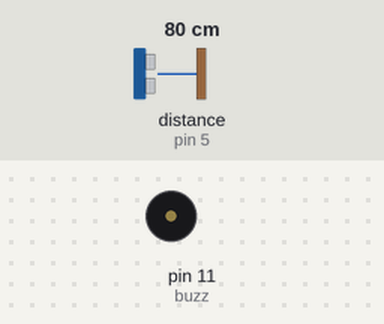
Recording of a sketch running on a simulated Arduino Uno, built with avr-gcc and run on an emulated ATmega328P. Shown: buzzer (waves = sounding). Wiring (inferred from the names in the program): ultrasonic range finder: trigger pin 6; echo pin 5. The test bench sets the inputs (shaded band); at power-on: distance to the obstacle (sensor on pin 5) 80 cm. The echo pulse lasts 58.3 µs per cm.

Above: at 1.2 s.
1.3 s: distance to the obstacle (sensor on pin 5) set to 19 cm
2.8 s: distance to the obstacle (sensor on pin 5) set to 14 cm
At 3.4 s:
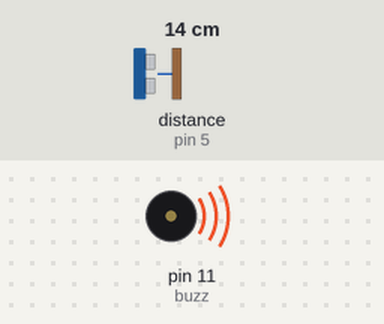
4.3 s: distance to the obstacle (sensor on pin 5) set to 18 cm
6.3 s: distance to the obstacle (sensor on pin 5) set to 2 cm
At 7.2 s:
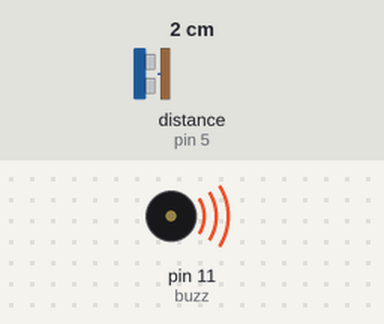
Timing chart, 0 to 8.8 s (numbered marks = the images above; inputs shaded):
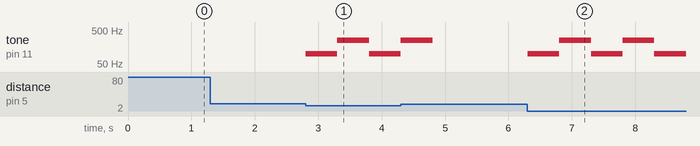

The sketch:

Sonar_And_Buzzer.ino
```cpp
// LED high is connected to pin 13
const int trigPin = 6;
const int echoPin = 5;
const int buzz = 11;

long duration;
int distance;
void setup() {
  // put your setup code here, to run once:
  pinMode(trigPin, OUTPUT);
  pinMode(echoPin, INPUT);
  pinMode(buzz, OUTPUT);
}

void loop() {
  // put your main code here, to run repeatedly:
  digitalWrite(trigPin, LOW);
  delayMicroseconds(2);

  digitalWrite(trigPin, HIGH);
  delayMicroseconds(10);
  digitalWrite(trigPin, LOW);

  duration = pulseIn(echoPin, HIGH);
  distance = duration*0.034 / 2; // in cm

  if(distance <= 15)
  {
    digitalWrite(buzz, HIGH);
    tone(buzz, 100);
    delay(500);
    tone(buzz, 250);
    delay(500);
  }
  else
  {
    digitalWrite(buzz, LOW);
    noTone(buzz);
  }
}
```

Measured:
- the behaviour switches between 17 and 16 cm on distance to the obstacle (sensor on pin 5) (found by bisection; images 0 and 1)
- after the input at 1.3 s, every drawn part: stays the same
- after the input at 2.8 s, tone on pin 11 (buzz): silent → 100 Hz at once, → 250 Hz 0.50 s later, → 100 Hz 0.50 s later
- after the input at 6.3 s, tone on pin 11 (buzz): alternates 250 Hz for 0.50 s and 100 Hz for 0.50 s, starting at once
